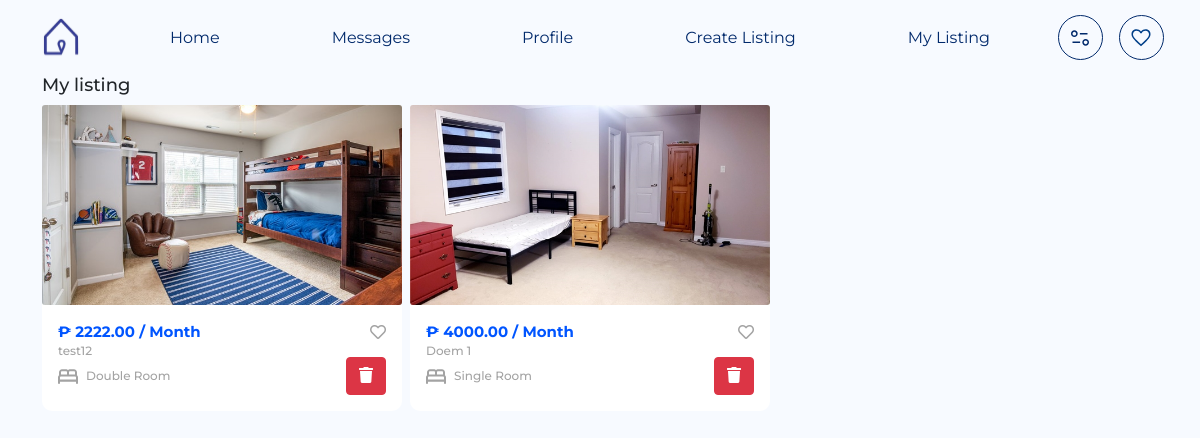
Screenshot of /mylisting/ (signed in) with the database file from the repository.
### base/models.py (models this page shows, shortened)
class Dorm(models.Model):
    dromTypes=(
                ('Single Room','Single Room'),
                ('Double Room','Double Room'),
                ('Deluxe Room','Deluxe Room'),
                ('Apartment Style','Apartment Style')
                )
    placeTypes = (
        ('Single Room', 'Guests will have their own private space within a larger accommodation'),
        ('Shared Room', 'Guests will have their own private space within a larger accommodation'),
        ('Entire Place', 'Guests will have the whole place to themselves, offering privacy and freedom'),
    )
    name = models.CharField(max_length=255)
    type_of_dorm = models.CharField(max_length=255, choices=dromTypes)
    place_type = models.CharField(max_length=50, choices=placeTypes, help_text="What type of place will guests have?" ,null=True)
    area = models.DecimalField(max_digits=10, decimal_places=2, help_text="Area in square feet",null=True)
    bathroom = models.CharField(max_length=10, default=0)
    guest = models.CharField(max_length=10, default=0)
    bed = models.CharField(max_length=10, default=0)
    bedroom = models.CharField(max_length=10, default=0)
    study_area = models.CharField(max_length=10, default=0)
    description=models.TextField(null=True)
    availability_status = models.BooleanField(default=False)
    reviews_count = models.PositiveIntegerField(default=0)
    reviews_avg_rating = models.DecimalField(max_digits=3, decimal_places=2, default=0.0)
    amenities = models.ManyToManyField(Amenity, blank=True, related_name='dorms')
    accessibility_features = models.ManyToManyField(AccessibilityFeature, blank=True, related_name='dorms')
    owner = models.ForeignKey(User, on_delete=models.CASCADE, related_name='owned_dorms')
    published = models.BooleanField(default=False)  # Field to mark if the dorm is published

class DormImage(models.Model):
    dorm = models.ForeignKey(Dorm, related_name="images", on_delete=models.CASCADE)
    image = models.ImageField(upload_to='dorm_images/')

class RentalCost(models.Model):
    dorm = models.OneToOneField(Dorm, on_delete=models.CASCADE)
    rent = models.DecimalField(max_digits=10, decimal_places=2)
    deposit = models.DecimalField(max_digits=10, decimal_places=2,null=True)
    utilities = models.DecimalField(max_digits=10, decimal_places=2,null=True)

### base/views.py (the view)
# urls.py: path('mylisting/',mylisting,name='mylisting'),
def mylisting(request):
    if request.user.profile.role=='Owner':
        dorms = Dorm.objects.filter(owner=request.user)
        user_favorites = request.user.favoritedorm_set.all() if request.user.is_authenticated else []
        user_favorites_ids = user_favorites.values_list('dorm', flat=True) if request.user.is_authenticated else []
        return render(request, 'mylisting.html', {'dorms': dorms,'user_favorites':user_favorites,'user_favorites_ids':user_favorites_ids})
    else:
        return redirect('home')

### base/templates/mylisting.html (shortened to what this page needs)
{% extends "base.html" %}
{% load static %}
{% block content %}
<div class="container main-wrapper">
    <section class="recommendations">
        <h2 class="fs18 fw500">My listing</h2>
        <div class="Dromcards d-flex justify-content-xl-start justify-content-center gap-2 flex-wrap">
            {% if dorms %}
            {% for dorm in dorms %}
            <div class="card border-0 col-xl-4 wm100">
                <a href="{% url "dorm_detail" dorm.id %}">
                <div class="card-img w-100">
                    {% if dorm.images.all %}
                        <img class="w-100" src="{{ dorm.images.first.image.url }}" alt="">
                    {% else %}
                        <img class="w-100" src="{% static 'assets/media/default-dorm-image.png' %}" alt="Dorm Image">
                    {% endif %}
                </div>
                <div class="card-body">
                    <div class="d-flex justify-content-between">
                        <div class="roomPrice fs15 fw-bold font-color-0055FF">
                            ₱ {{ dorm.rentalcost.rent }} / Month
                        </div>
                        <div>
                            {% if request.user.is_authenticated %}
                                {% if dorm.id in user_favorites_ids %}
                                    <a href="{% url 'remove_from_favorites' dorm.id %}">
                                        <i class="fas fa-heart text-danger"></i>
                                    </a>
                                {% else %}
                                    <a href="{% url 'add_to_favorites' dorm.id %}">
                                        <i class="far fa-heart font-color-gray-light"></i>
                                    </a>
                                {% endif %}
                            {% else %}
                                <i class="far fa-heart font-color-gray-light"></i>
                            {% endif %}
                        </div>
                    </div>
                    <p class="fs12 fw500 font-color-gray-light p-0 m-0">{{ dorm.name }}</p>
                    <div class='d-flex gap-2 align-items-center justify-content-between'>
                        <div class="d-flex gap-2 align-items-center">
                            <div class="bed-icon">
                                <img src="{% static 'assets/media/Logo/bed.svg' %}" alt="">
                            </div>
                            <div class="fs12 fw500 font-color-gray-light">
                                {{ dorm.type_of_dorm }}
                            </div>
                        </div>
                        <div class="fs12 fw500">
                                <a href='{% url "removedorm" dorm.id  %}' class='btn btn-danger'><i class='fa fa-trash'></i></a>
                            </div>
                    </div>
                </div>
            </a>
            </div>
    {% endfor %}
            {% else %}
            No Listing yet , <a class='font-color-0055FF' href='{% url "owner_dashboard" %}'> add new listing</a>
            {% endif %}
        </div>
    </section>
</div>
{% endblock content %}

### static/assets/css/style.css (style rules this page uses)
:root { --fontFamily: "Montserrat", sans-serif; --fontColor-000000: #000000; --accent-color: #0035A7; --Col-00296B: #00296B; --Col-0055FF: #0055FF; --Col-003F88: #003F88; --Col-4CAF50: #4CAF50; --fontColor3-A3A3A3: #A3A3A3; --fontColor4-252525: #252525; }
* { font-family: var(--fontFamily); }
body { background-color: #F7FAFF; }
.font-color-gray-light { color: var(--fontColor3-A3A3A3); }
.font-color-0055FF { color: var(--Col-0055FF); }
p { color: var(--fontColor3-A3A3A3); }
.fw500 { font-weight: 500; }
.fs12 { font-size: 12px; }
.fs15 { font-size: 15px; }
.fs18 { font-size: 18px; }
p { line-height: 12.19px; }
a { color: inherit; text-decoration: none; }
.Dromcards .card { width: 360px; border-bottom-left-radius: 10px; border-bottom-right-radius: 10px; }
.Dromcards .card-img { height: 200px; overflow: hidden; }
.Dromcards .card-img img { object-fit: cover; object-position: center; height: 100%; }

### rows the page displays
Dorm: images.first.image (picture), rentalcost.rent "2222.00", name "test12", type_of_dorm "Double Room"
Dorm: images.first.image (picture), rentalcost.rent "4000.00", name "Doem 1", type_of_dorm "Single Room"
